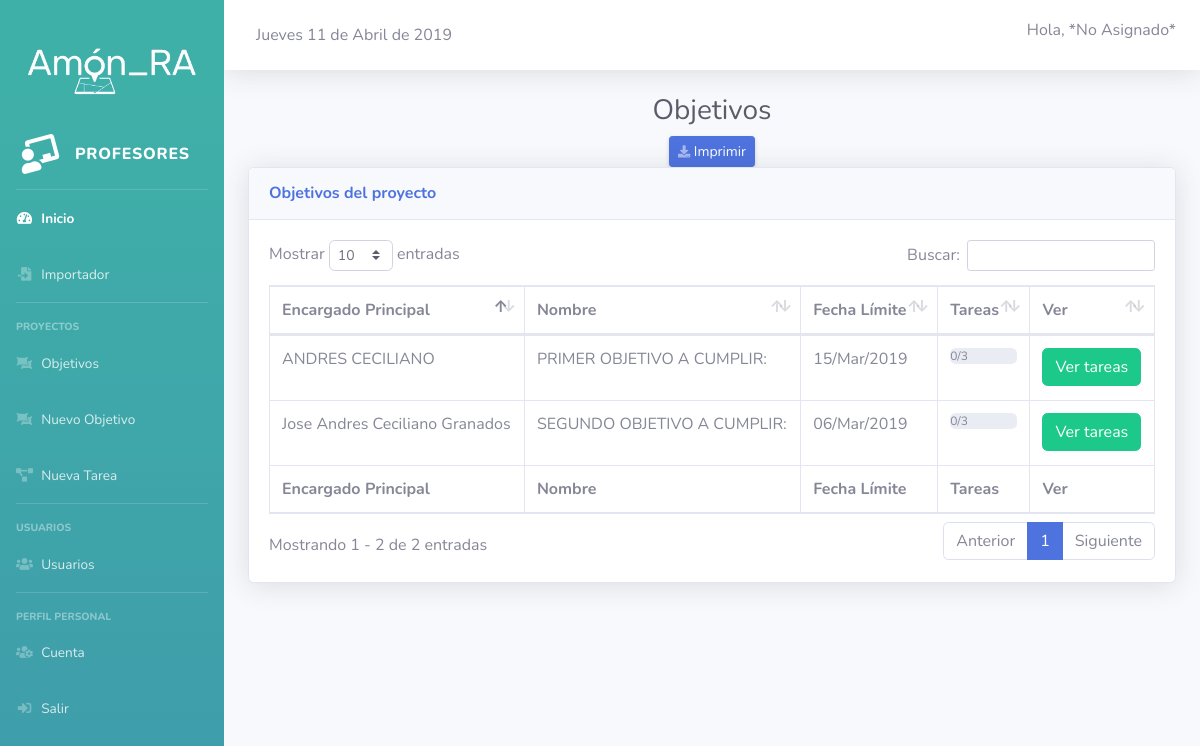
/index.php/profesores, run on the app's committed database.
### tables this page shows
CREATE TABLE `usuarios` (
  `id_usuario` int(11) NOT NULL,
  `nombre` varchar(500) NOT NULL,
  `email` varchar(200) NOT NULL,
  `password` varchar(100) NOT NULL,
  `tipo` int(1) NOT NULL DEFAULT '1' COMMENT '1 ESTUDIANTE 2 PROFESOR'
);

CREATE TABLE `tareas` (
  `id` int(30) NOT NULL,
  `id_persona` int(11) NOT NULL,
  `nombre` varchar(500) NOT NULL,
  `descripcion` text NOT NULL,
  `tarea_padre` int(30) NOT NULL,
  `fecha_creacion` datetime NOT NULL DEFAULT CURRENT_TIMESTAMP,
  `fecha_limite` datetime NOT NULL,
  `fecha_cierre` datetime NOT NULL,
  `estado` int(1) NOT NULL
);

### application/controllers/profesores.php (called while the page is built, shortened)
<?php
class Profesores extends CI_Controller {
	public function index()
	{
        $this->load->view('header');
        $this->load->model('objetivos_m');
        $this->load->view('profesores/menu_profesores');
		$this->load->view('profesores/objetivos');
        $this->load->view('fotter');
	}
}

### index.php (called while the page is built, shortened)
<?php
require_once BASEPATH.'core/CodeIgniter.php';

### application/helpers/general_helper.php (called while the page is built, shortened)
<?php
function fecha(){
  $fecha = substr(date('d-m-Y H:i:s'), 0, 10);
  $numeroDia = date('d', strtotime($fecha));
  $dia = date('l', strtotime($fecha));
  $mes = date('F', strtotime($fecha));
  $anio = date('Y', strtotime($fecha));
  $dias_ES = array("Lunes", "Martes", "Miércoles", "Jueves", "Viernes", "Sábado", "Domingo");
  $dias_EN = array("Monday", "Tuesday", "Wednesday", "Thursday", "Friday", "Saturday", "Sunday");
  $nombredia = str_replace($dias_EN, $dias_ES, $dia);
  $meses_ES = array("Enero", "Febrero", "Marzo", "Abril", "Mayo", "Junio", "Julio", "Agosto", "Septiembre", "Octubre", "Noviembre", "Diciembre");
  $meses_EN = array("January", "February", "March", "April", "May", "June", "July", "August", "September", "October", "November", "December");
  $nombreMes = str_replace($meses_EN, $meses_ES, $mes);
  return $nombredia." ".$numeroDia." de ".$nombreMes." de ".$anio;
}
function nombre_persona(){
    $ci=& get_instance();
    $query = $ci->db->query("SELECT nombre FROM usuarios where id_usuario = '".$_SESSION['usuario']."' ");
    $row = $query->row_array();
    return $row['nombre'];
}
?>

### application/views/profesores/objetivos.php (the view)
<body id="page-top">
        <div class="container-fluid">
            <center>
          <h1 class="h3 mb-2 text-gray-800">Objetivos</h1>
                <a href="#" onclick="window.print()" class="d-none d-sm-inline-block btn btn-sm btn-primary shadow-sm"><i class="fas fa-download fa-sm text-white-50"></i> Imprimir</a>
            </center>
          <div class="card shadow mb-4">
            <div class="card-header py-3">
              <h6 class="m-0 font-weight-bold text-primary">Objetivos del proyecto</h6>
            </div>
            <div class="card-body">
              <div class="table-responsive">
                <table class="table table-bordered" id="dataTable" width="100%" cellspacing="0">
                  <thead>
                    <tr>
                        <th>Encargado Principal</th>
                        <th>Nombre</th>
                        <th>Fecha Límite</th>
                        <th>Tareas</th>
                        <th>Ver</th>
                    </tr>
                  </thead>
                  <tfoot>
                    <tr>
                        <th>Encargado Principal</th>
                        <th>Nombre</th>
                        <th>Fecha Límite</th>
                        <th>Tareas</th>
                        <th>Ver</th>
                    </tr>
                  </tfoot>
                  <tbody>
                       <?php
                        $datos = $this->objetivos_m->get_objetivos();
                        foreach($datos as $row)
                        {
                          echo '
                          <tr>
                            <td>'.$row->encargado.'</td>
                            <td>'.$row->nombre.'</td>
                            <td>'.$row->fecha_limite.'</td>
                            <td>'.$this->objetivos_m->avance_objetivo($row->id).'</td>
                            <td><a href="tareas/'.$row->id.'" class="btn btn-success">Ver tareas</a></td>
                          </tr>';
                        }
                        ?>
                  </tbody>
                </table>
              </div>
            </div>
          </div>
        </div>

### application/views/profesores/menu_profesores.php
<div id="wrapper">
    <ul class="navbar-nav bg-gradient-primary sidebar sidebar-dark accordion" id="accordionSidebar">
                    <br>
        <br>
        <center>
        <img src="<?php echo base_url(); ?>/dist/img/logo_transparente.png" style="width: 75%;">
        </center><br>
        <a class="sidebar-brand d-flex align-items-center justify-content-center" href="<?php echo base_url(); ?>index.php/profesores">
            <div class="sidebar-brand-icon rotate-n-15">
                <i class="fas fa-chalkboard-teacher"></i>
            </div>
            <div class="sidebar-brand-text mx-3">Profesores </div>
        </a>
        <hr class="sidebar-divider my-0">
        <li class="nav-item active">
            <a class="nav-link" href="<?php echo base_url(); ?>index.php/profesores/">
          <i class="fas fa-fw fa-tachometer-alt"></i>
          <span>Inicio</span></a>
        </li>
             <li class="nav-item ">
            <a class="nav-link" href="<?php echo base_url(); ?>index.php/profesores/importador">
          <i class="fas fa-fw fa-file-import"></i>
          <span>Importador</span></a>
        </li>
        <hr class="sidebar-divider">
        <div class="sidebar-heading">
            Proyectos
        </div>
        <li class="nav-item ">
            <a class="nav-link" href="<?php echo base_url(); ?>index.php/profesores/objetivos">
          <i class="fas fa-fw fa-object-ungroup"></i>
          <span>Objetivos</span></a>
        </li>
        <li class="nav-item ">
            <a class="nav-link" href="<?php echo base_url(); ?>index.php/profesores/nuevo_objetivo">
          <i class="fas fa-fw fa-object-ungroup"></i>
          <span>Nuevo Objetivo</span></a>
        </li>
        <li class="nav-item ">
            <a class="nav-link" href="<?php echo base_url(); ?>index.php/profesores/nueva_tarea">
          <i class="fas fa-fw fa-project-diagram"></i>
          <span>Nueva Tarea</span></a>
        </li>
        <hr class="sidebar-divider">
        <div class="sidebar-heading">
            Usuarios
        </div>
        <li class="nav-item ">
            <a class="nav-link" href="<?php echo base_url(); ?>index.php/profesores/usuarios">
          <i class="fas fa-fw fa-users"></i>
          <span>Usuarios</span></a>
        </li>
        <hr class="sidebar-divider">
        <div class="sidebar-heading">
            Perfil personal
        </div>
        <li class="nav-item ">
            <a class="nav-link" href="<?php echo base_url(); ?>index.php/profesores/cuenta">
          <i class="fas fa-fw fa-users-cog"></i>
          <span>Cuenta</span></a>
            <a class="nav-link" href="#" data-target="#logoutModal"  data-toggle="modal">
          <i class="fas fa-fw fa-sign-in-alt"></i>
          <span>Salir</span></a>
        </li>
    </ul>
    <div id="content-wrapper" class="d-flex flex-column">
        <div id="content">
            <nav class="navbar navbar-expand navbar-light bg-white topbar mb-4 static-top shadow">
                <div class="d-none d-sm-inline-block form-inline mr-auto ml-md-3 my-2 my-md-0 mw-100 navbar-search">
                    <?= fecha(); ?>
                </div>
                 <span class="mr-2 d-none d-lg-inline text-gray-600 small">
                     <h6>Hola, <?= nombre_persona() ?></h6>
                </span>
            </nav>

### application/models/objetivos_m.php (shortened to what this page needs)
<?php
class objetivos_m extends CI_Model {
    public function avance_objetivo($id){
        $query = $this->db->query("SELECT COUNT(*) as total, (select COUNT(*) from tareas WHERE estado = 0 and tarea_padre = $id) as terminadas FROM `tareas` WHERE `tarea_padre` = $id and `id` != `tarea_padre`");
        $row = $query->row();
        $totales = $row->total;
        $porcentaje_terminado = round((($row->terminadas*100)/$row->total),2);
        if($porcentaje_terminado < 40 ){
            $clase = 'progress-bar bg-danger';
        }else{
            if($porcentaje_terminado == 100){
                $clase = 'progress-bar bg-success';
            }else{
                $clase = 'progress-bar bg-warning';
            }
        }
        $resultado = '
        <div class="progress mb-4">
            <div class="'.$clase.'" role="progressbar" style="width: '.$porcentaje_terminado.'%" aria-valuenow="20" aria-valuemin="0" aria-valuemax="'.$totales.'"></div>
            '.$row->terminadas.'/'.$totales.'
        </div>';
        return $resultado;
    }
    public function get_objetivos(){
        $query = $this->db->query("SELECT tareas.id,tareas.nombre,
        DATE_FORMAT(tareas.fecha_limite, '%d/%b/%Y') as fecha_limite
        ,TIMESTAMPDIFF(DAY, now(),tareas.fecha_limite) as duracion,usuarios.nombre as encargado FROM `tareas`,usuarios WHERE `id` = `tarea_padre` and usuarios.id_usuario = tareas.id_persona");
        return $query->result();
    }
}
?>

### data on the page
usuarios: nombre "*No Asignado*"
tareas: id_persona.nombre "ANDRES CECILIANO", nombre "PRIMER OBJETIVO A CUMPLIR:", fecha_limite "15/Mar/2019", terminadas "0", totales "3"
tareas: id_persona.nombre "Jose Andres Ceciliano Granados", nombre "SEGUNDO OBJETIVO A CUMPLIR:", fecha_limite "06/Mar/2019", terminadas "0", totales "3"

### other printed values
fecha() "Jueves 11 de Abril de 2019"
